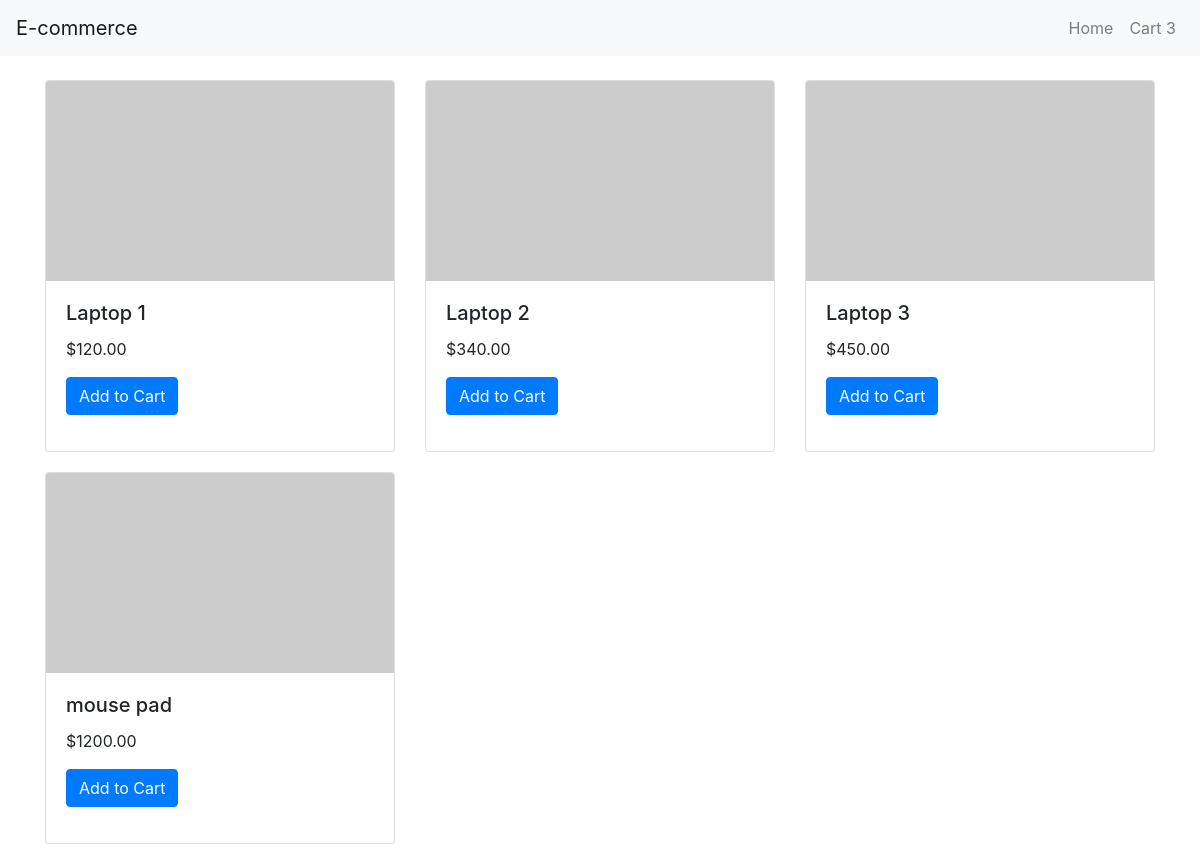
The app's page / (signed in) with its own data.
### home/models.py (models this page shows, shortened)
class Product(models.Model):
    name = models.CharField(max_length=255)
    description = models.TextField()
    price = models.DecimalField(max_digits=10, decimal_places=2)
    stock = models.PositiveIntegerField()
    category = models.ForeignKey(Category, on_delete=models.CASCADE)
    image = models.ImageField(upload_to='product_images/', blank=True, null=True)
    class Meta:
        verbose_name_plural = "Products"

### home/views.py (the view)
# urls.py: path('',views.index,name='index'),
@login_required(login_url="/admin")
def index(request):
    products = Product.objects.all()
    try:
        cart = Cart.objects.get(user=request.user)
        cartitems = CartItem.objects.filter(cart=cart).values('product').distinct().count()
    except Cart.DoesNotExist:
        cart = None
        cartitems = 0
    print(cartitems)
    return render(request, 'index.html', {'products': products,'cartitems':cartitems})

### templates/index.html (shortened to what this page needs)
<!DOCTYPE html>
<html lang="en">
<head>
    <link rel="stylesheet" href="https://stackpath.bootstrapcdn.com/bootstrap/4.5.2/css/bootstrap.min.css">
</head>
<body>
    <nav class="navbar navbar-expand-lg navbar-light bg-light">
        <a class="navbar-brand" href="#">E-commerce</a>
        <div class="collapse navbar-collapse" id="navbarNav">
            <ul class="navbar-nav ml-auto">
                <li class="nav-item">
                    <a class="nav-link" href="#">Home</a>
                </li>
                <li class="nav-item">
                    <a class="nav-link" href="{% url 'cart' %}">Cart {{cartitems}}</a>
                </li>
            </ul>
        </div>
    </nav>
    <div class="container mt-4">
        <div class="row">
            {% for product in products %}
                <div class="col-md-4">
                    <div class="card product-card">
                        <img src="https://picsum.photos/200/200?random={{ forloop.counter }}" class="card-img-top" alt="{{ product.name }}">
                        <div class="card-body">
                            <h5 class="card-title">{{ product.name }}</h5>
                            <p class="card-text">${{ product.price }}</p>
                            <form action="{% url 'add_to_cart' product.id %}" class="form" method="post">
                                <button type="button" class="btn btn-primary" onclick="submitForm('{{ product.id }}')">Add to Cart</button>
                            </form>
                        </div>
                    </div>
                </div>
            {% endfor %}
        </div>
    </div>
</body>
</html>

### templates/index.html (style rules this page uses)
.product-card { margin-bottom: 20px; }
.product-card img { height: 200px; object-fit: cover; }

### records on screen
Product: name "Laptop 1", price "120.00"
Product: name "Laptop 2", price "340.00"
Product: name "Laptop 3", price "450.00"
Product: name "mouse pad", price "1200.00"

### other values on screen
{{ cartitems }} "3"
